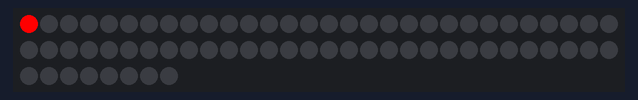
Bench run of a sketch on a simulated Arduino Uno, built with avr-gcc and run on an emulated ATmega328P. Parts: 68 RGB LEDs in strip order, left to right, continuing on the next row.

Above: at 0.15 s.
At 1.1 s:
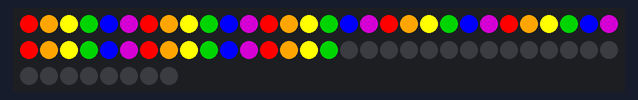
At 9.98 s:
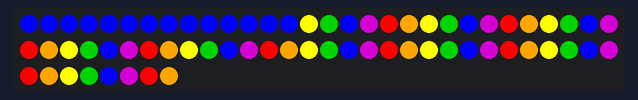
At 19.15 s:
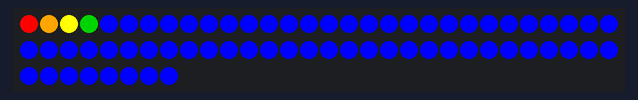
At 29.31 s:
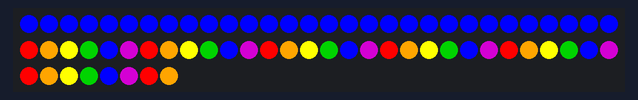
At 39.55 s:
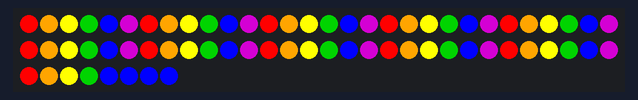

The sketch:

rainbow_cleaned_up.ino
```cpp
#include "FastLED.h"
#define NUM_LEDS 68
CRGB leds[NUM_LEDS];
void setup() { FastLED.addLeds<WS2801, RGB>(leds, NUM_LEDS); }
void loop() {

    //int colors[6] = {CRGB::Red, CRGB::Orange, CRGB::Yellow, CRGB::Green, CRGB::Blue, CRGB::Purple};
     CRGB hi[6] = {CRGB::Red, CRGB::Orange, CRGB::Yellow, CRGB::Green, CRGB::Blue, CRGB::Purple};

    for(int i=0; i<68; i++){
     leds[i] = hi[i%6];
    FastLED.show(); delay(20);
    }

    for(int i=0; i<NUM_LEDS; i++)
    {
     leds[i] = CRGB::Blue;
     FastLED.show();
    delay(18);
    }

}
```
